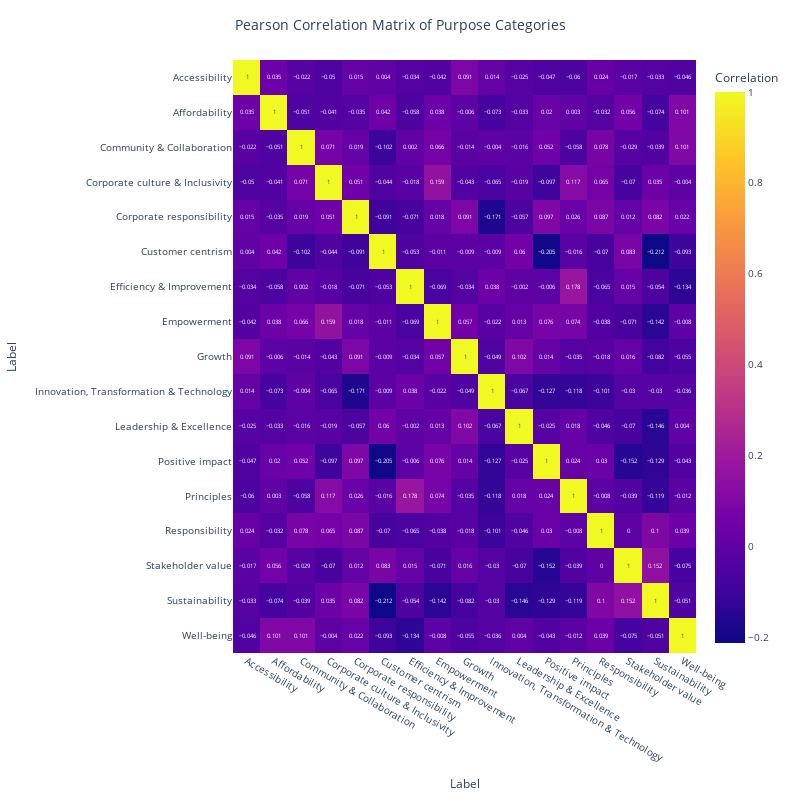

Here is the notebook cell this chart was saved with:
### Code cell
def get_dummies(df):
    
    # Create binary encoding for each label
    binary_encoded = pd.get_dummies(df['Purpose Categories'])
    binary_encoded['Company name'] = df['Company name']
    return binary_encoded.groupby('Company name').max()

# Explode the 'Purpose Categories' column
correlation_matrix = (
    dataf.explode('Purpose Categories')
    [lambda x: x['Purpose Categories'] != "Uncategorized"]
    .pipe(get_dummies)
    .corr()
    .round(3)
)

# Create a heatmap to visualize the correlation matrix
fig = px.imshow(
    correlation_matrix,
    text_auto=True,
    aspect="auto", 
    labels=dict(x="Label", y="Label", color="Correlation"),
    x=correlation_matrix.columns, 
    y=correlation_matrix.columns
)

fig.update_layout(
    title_text='Pearson Correlation Matrix of Purpose Categories',
    title_x=0.5,
    width=800,
    height=800,
    font=dict(
        size=10,
    )
)
fig.show()

### Figure 1 — Plotly figure (JSON) as saved in the notebook; plotly's stock layout.template omitted (floating-point values rounded to 4 significant figures; data arrays with more than 128 entries replaced by an {"elided": "..."} marker saying what was removed)
{"data": [{"coloraxis": "coloraxis", "hovertemplate": "Label: %{x}<br>Label: %{y}<br>Correlation: %{z}<extra></extra>", "name": "0", "texttemplate": "%{z}", "type": "heatmap", "x": ["Accessibility", "Affordability", "Community & Collaboration", "Corporate culture & Inclusivity", "Corporate responsibility", "Customer centrism", "Efficiency & Improvement", "Empowerment", "Growth", "Innovation, Transformation & Technology", "Leadership & Excellence", "Positive impact", "Principles", "Responsibility", "Stakeholder value", "Sustainability", "Well-being"], "xaxis": "x", "y": ["Accessibility", "Affordability", "Community & Collaboration", "Corporate culture & Inclusivity", "Corporate responsibility", "Customer centrism", "Efficiency & Improvement", "Empowerment", "Growth", "Innovation, Transformation & Technology", "Leadership & Excellence", "Positive impact", "Principles", "Responsibility", "Stakeholder value", "Sustainability", "Well-being"], "yaxis": "y", "z": {"elided": "17x17 float values"}}], "layout": {"coloraxis": {"colorbar": {"title": {"text": "Correlation"}}, "colorscale": [[0, "#0d0887"], [0.1111, "#46039f"], [0.2222, "#7201a8"], [0.3333, "#9c179e"], [0.4444, "#bd3786"], [0.5556, "#d8576b"], [0.6667, "#ed7953"], [0.7778, "#fb9f3a"], [0.8889, "#fdca26"], [1, "#f0f921"]]}, "font": {"size": 10}, "height": 800, "margin": {"t": 60}, "title": {"text": "Pearson Correlation Matrix of Purpose Categories", "x": 0.5}, "width": 800, "xaxis": {"anchor": "y", "domain": [0, 1], "title": {"text": "Label"}}, "yaxis": {"anchor": "x", "autorange": "reversed", "domain": [0, 1], "title": {"text": "Label"}}}}
